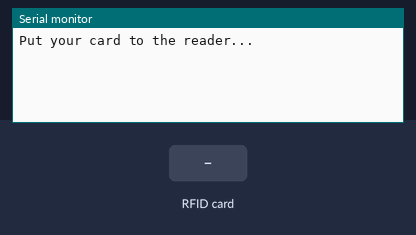
Bench run of a sketch on a simulated ESP8266 (NodeMCU). On the bench: the last lines printed to the serial monitor. Inputs (shaded band) come from the test bench.

Above: at 1.2 s.
1.3 s: RFID card 99 37 C0 C2 held to the reader
At 2.3 s:
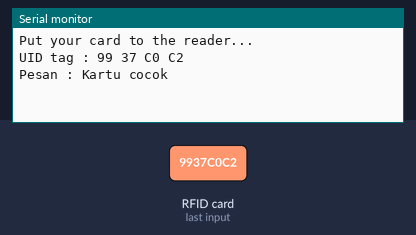
2.8 s: RFID card 12 B1 A5 34 held to the reader
At 3.6 s:
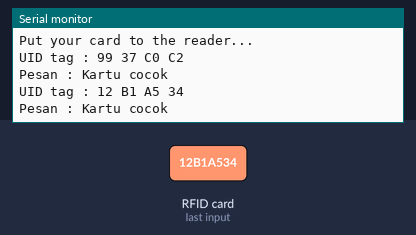
4.3 s: RFID card 5E 7A 19 C4 held to the reader
At 5.0 s:
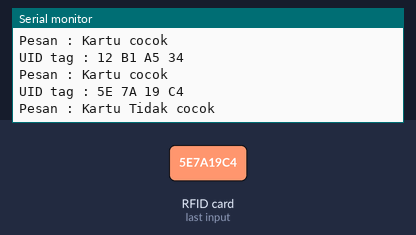

Measured:
- after the input at 1.3 s, the serial monitor: prints a new line at once (image 1)
- after the input at 2.8 s, the serial monitor: prints a new line at once (image 2)
- after the input at 4.3 s, the serial monitor: prints a new line at once (image 3)

The sketch:

RFID_NON_IOT.ino
```cpp
#include <SPI.h>
#include <MFRC522.h>

#define RST_PIN D1
#define SDA_PIN D2

MFRC522 mfrc522(SDA_PIN, RST_PIN);

void setup() {
  Serial.begin(9600);
  SPI.begin();
  mfrc522.PCD_Init();
  Serial.println("Put your card to the reader...");

}

void loop() {
  if(!mfrc522.PICC_IsNewCardPresent()){
    return;
  }

  if(!mfrc522.PICC_ReadCardSerial()){
    return;
  }

  Serial.print("UID tag :");
  String content = "";
  byte letter;

  for(byte i = 0; i < mfrc522.uid.size; i++){
    Serial.print(mfrc522.uid.uidByte[i] < 0x10 ? " 0" : " ");
    Serial.print(mfrc522.uid.uidByte[i], HEX);
    content.concat(String(mfrc522.uid.uidByte[i] < 0x10 ? " 0" : " "));
    content.concat(String(mfrc522.uid.uidByte[i], HEX));
  }

  Serial.println();
  Serial.print("Pesan : ");
  content.toUpperCase();

  if(content.substring(1) == "99 37 C0 C2"){
    Serial.println("Kartu cocok");
    Serial.println();
    delay(1000);
  }

  else if(content.substring(1) == "12 B1 A5 34"){
    Serial.println("Kartu cocok");
    Serial.println();
    delay(1000);
  }

  else{
    Serial.println("Kartu Tidak cocok");
    delay(1000);
  }

}
```
